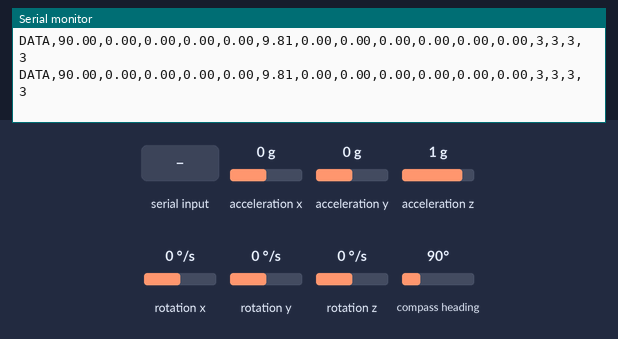
Simulated run of this sketch. Board: Arduino Nano 33 IoT. Parts: the last lines printed to the serial monitor. The test bench sets the inputs (shaded band); at power-on: acceleration x 0 g, acceleration y 0 g, acceleration z 1 g, rotation x 0 °/s, rotation y 0 °/s, rotation z 0 °/s, compass heading 90°.

Above: at 1.8 s.
1.9 s: "GET_OFFSETS\n" received over Serial
3.4 s: "SET_OFFSETS:\n" received over Serial
4.9 s: acceleration x set to -1.4 g
At 5.9 s:
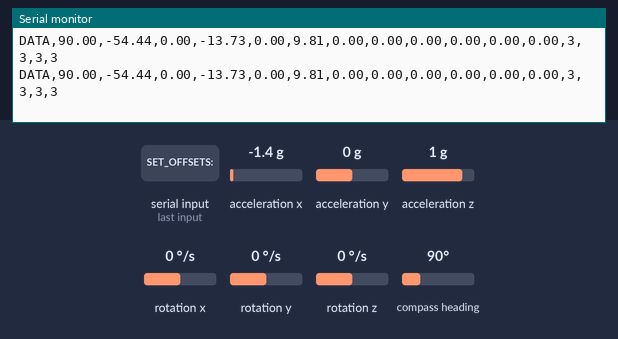
6.4 s: acceleration y set to -1.4 g
At 7.3 s:
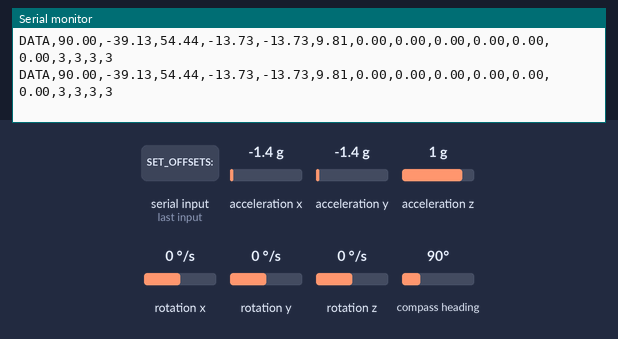
7.9 s: acceleration z set to -1.4 g
At 8.5 s:
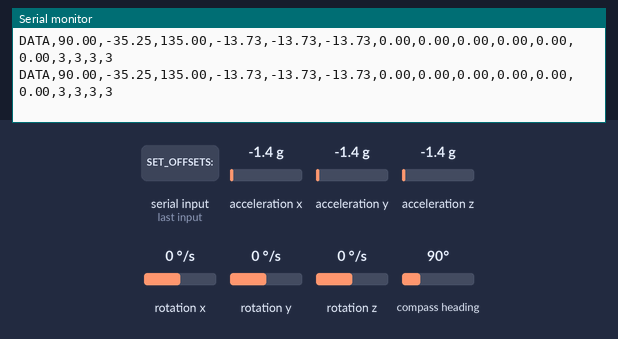
9.4 s: rotation x set to -192 °/s
At 10.0 s:
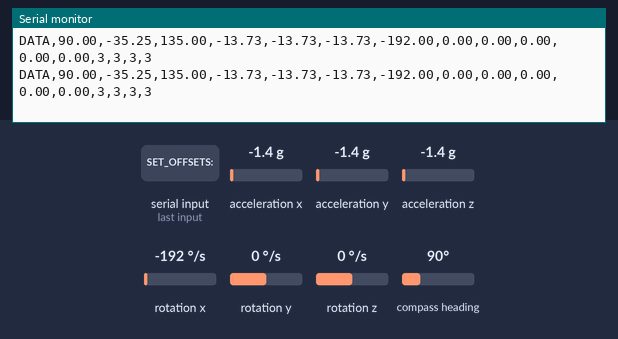
Timing chart, 0 to 11.9 s (numbered marks = the images above; inputs shaded):
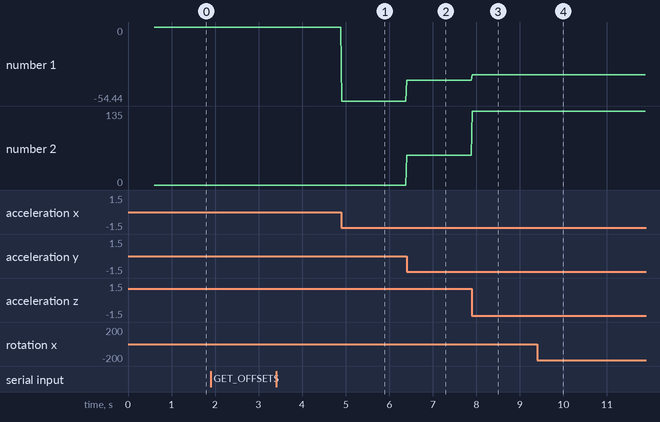

The sketch:

arduino_bno055_sensor.ino
```cpp
/*
 * Arduino BNO055 Sensor Integration for Sensors Lab
 *
 * This sketch provides production-ready integration between Arduino and
 * the Sensors Lab platform. It continuously streams BNO055 sensor data
 * over USB Serial or Bluetooth Low Energy (BLE).
 *
 * Communication Mode:
 *   Set USE_BLE to true for BLE mode, false for Serial mode
 *
 * Hardware Requirements:
 *   - Arduino Nano 33 BLE (required for BLE support)
 *   - BNO055 9-axis IMU sensor breakout board
 *   - USB cable for power (and Serial communication)
 *
 * Wiring (I2C):
 *   BNO055 VIN  -> Arduino 3.3V
 *   BNO055 GND  -> Arduino GND
 *   BNO055 SDA  -> Arduino A4 (SDA)
 *   BNO055 SCL  -> Arduino A5 (SCL)
 *
 * Required Libraries:
 *   - Adafruit BNO055 (Install via Arduino Library Manager)
 *   - Adafruit Unified Sensor (dependency, auto-installed)
 *   - ArduinoBLE (for BLE mode only)
 *
 * Installation:
 * 1. Install libraries: Sketch -> Include Library -> Manage Libraries
 *    Search "Adafruit BNO055" and "ArduinoBLE", click Install
 * 2. Set USE_BLE below to choose communication mode
 * 3. Open this file in Arduino IDE
 * 4. Select: Tools -> Board -> Arduino Nano 33 BLE
 * 5. Select: Tools -> Port -> (your Arduino's port)
 * 6. Click Upload
 *
 * Configuration:
 *   For Serial mode, configure config.json:
 *   {"sensor": {"sensor_type": "arduino", "arduino_port": null}}
 *
 *   For BLE mode, configure config.json:
 *   {"sensor": {"sensor_type": "arduino_ble", "ble_device_name": "BNO055_Sensor"}}
 *
 * Data Format:
 *   CSV format at 50Hz sampling rate
 *   Format: DATA,euler_x,euler_y,euler_z,accel_x,accel_y,accel_z,
 *                gyro_x,gyro_y,gyro_z,lin_x,lin_y,lin_z,
 *                cal_sys,cal_gyro,cal_accel,cal_mag
 *
 * Author: Sensors Lab Team
 * Version: 2.0
 * Date: October 2025
 */

// ============== CONFIGURATION ==============
// Set to true for BLE, false for Serial
#define USE_BLE false
#define BLE_DEVICE_NAME "BNO055_Sensor"
// ==========================================

#include <Wire.h>
#include <Adafruit_Sensor.h>
#include <Adafruit_BNO055.h>
#include <utility/imumaths.h>

#if USE_BLE
#include <ArduinoBLE.h>

// BLE Service and Characteristic UUIDs
#define BLE_SERVICE_UUID "19B10000-E8F2-537E-4F6C-D104768A1214"
#define BLE_DATA_CHAR_UUID "19B10001-E8F2-537E-4F6C-D104768A1214"
#define BLE_COMMAND_CHAR_UUID "19B10002-E8F2-537E-4F6C-D104768A1214"

BLEService sensorService(BLE_SERVICE_UUID);
BLEStringCharacteristic dataCharacteristic(BLE_DATA_CHAR_UUID, BLERead | BLENotify, 100);
BLEStringCharacteristic commandCharacteristic(BLE_COMMAND_CHAR_UUID, BLEWrite, 50);
#endif

// Configuration
#define SERIAL_BAUD 115200
#define SAMPLE_RATE_HZ 50
#define SAMPLE_INTERVAL_MS (1000 / SAMPLE_RATE_HZ)
#define BNO055_SAMPLERATE_DELAY_MS 10 // Minimum delay between sensor reads

// Create BNO055 instance
// Using default I2C address (0x28)
Adafruit_BNO055 bno = Adafruit_BNO055(55);

// Timing
unsigned long lastSampleTime = 0;

// Error tracking
bool sensorInitialized = false;
unsigned long errorCount = 0;

void setup()
{
    // Initialize serial communication (always for debugging)
    Serial.begin(SERIAL_BAUD);

#if !USE_BLE
    // Wait for serial port to connect (Serial mode only)
    while (!Serial)
    {
        delay(10);
    }
#endif

    // Brief startup delay
    delay(500);

#if USE_BLE
    // Initialize BLE
    if (!BLE.begin())
    {
        Serial.println("ERROR: Failed to initialize BLE");
        while (1)
            ; // Halt
    }

    // Set advertised local name and service
    BLE.setLocalName(BLE_DEVICE_NAME);
    BLE.setAdvertisedService(sensorService);

    // Add characteristics to service
    sensorService.addCharacteristic(dataCharacteristic);
    sensorService.addCharacteristic(commandCharacteristic);

    // Add service
    BLE.addService(sensorService);

    // Start advertising
    BLE.advertise();

    Serial.print("BLE device active, name: ");
    Serial.println(BLE_DEVICE_NAME);
#else
    Serial.println("Serial mode active");
#endif

    // Initialize I2C
    Wire.begin();

    // Initialize BNO055 sensor
    sensorInitialized = initializeSensor();

    if (!sensorInitialized)
    {
        // If initialization fails, we'll keep trying in the loop
        Serial.println("ERROR: Sensor initialization failed - will retry");
    }
}

bool initializeSensor()
{
    // Attempt to initialize the BNO055 sensor
    if (!bno.begin())
    {
        return false;
    }

    // Configure sensor for optimal performance
    // Use external crystal for better accuracy
    bno.setExtCrystalUse(true);

    // Brief delay to let sensor stabilize
    delay(100);

    return true;
}

void loop()
{
#if USE_BLE
    // Listen for BLE central connections
    BLEDevice central = BLE.central();

    if (central)
    {
        Serial.print("Connected to central: ");
        Serial.println(central.address());

        while (central.connected())
        {
            // If sensor not initialized, retry
            if (!sensorInitialized)
            {
                sensorInitialized = initializeSensor();
                if (!sensorInitialized)
                {
                    delay(1000);
                    continue;
                }
                Serial.println("STATUS: Sensor initialized successfully");
            }

            // Check for incoming commands
            if (commandCharacteristic.written())
            {
                processCommandBLE();
            }

            // Check if it's time for next sample
            unsigned long currentTime = millis();
            if (currentTime - lastSampleTime >= SAMPLE_INTERVAL_MS)
            {
                lastSampleTime = currentTime;
                streamSensorDataBLE();
            }
        }

        Serial.println("Disconnected from central");
    }
#else
    // Serial mode
    // If sensor not initialized, retry
    if (!sensorInitialized)
    {
        sensorInitialized = initializeSensor();
        if (!sensorInitialized)
        {
            delay(1000); // Wait before retry
            return;
        }
        Serial.println("STATUS: Sensor initialized successfully");
    }

    // Check for incoming commands
    if (Serial.available() > 0)
    {
        processCommand();
    }

    // Check if it's time for next sample
    unsigned long currentTime = millis();
    if (currentTime - lastSampleTime >= SAMPLE_INTERVAL_MS)
    {
        lastSampleTime = currentTime;
        streamSensorData();
    }
#endif
}

void processCommand()
{
    String command = Serial.readStringUntil('\n');
    command.trim();

    if (command == "GET_OFFSETS")
    {
        sendCalibrationOffsets();
    }
    else if (command.startsWith("SET_OFFSETS:"))
    {
        setCalibrationOffsets(command.substring(12));
    }
}

#if USE_BLE
void processCommandBLE()
{
    String command = commandCharacteristic.value();
    command.trim();

    if (command == "GET_OFFSETS")
    {
        sendCalibrationOffsetsBLE();
    }
    else if (command.startsWith("SET_OFFSETS:"))
    {
        setCalibrationOffsets(command.substring(12));
        dataCharacteristic.writeValue("STATUS:Offsets applied successfully");
    }
}
#endif

void sendCalibrationOffsets()
{
    adafruit_bno055_offsets_t offsets;
    if (bno.getSensorOffsets(offsets))
    {
        Serial.print("OFFSETS:");
        Serial.print(offsets.accel_offset_x);
        Serial.print(",");
        Serial.print(offsets.accel_offset_y);
        Serial.print(",");
        Serial.print(offsets.accel_offset_z);
        Serial.print(",");
        Serial.print(offsets.gyro_offset_x);
        Serial.print(",");
        Serial.print(offsets.gyro_offset_y);
        Serial.print(",");
        Serial.print(offsets.gyro_offset_z);
        Serial.print(",");
        Serial.print(offsets.mag_offset_x);
        Serial.print(",");
        Serial.print(offsets.mag_offset_y);
        Serial.print(",");
        Serial.print(offsets.mag_offset_z);
        Serial.print(",");
        Serial.print(offsets.accel_radius);
        Serial.print(",");
        Serial.println(offsets.mag_radius);
    }
    else
    {
        Serial.println("ERROR:Failed to read offsets");
    }
}

#if USE_BLE
void sendCalibrationOffsetsBLE()
{
    adafruit_bno055_offsets_t offsets;
    if (bno.getSensorOffsets(offsets))
    {
        String response = "OFFSETS:";
        response += String(offsets.accel_offset_x) + ",";
        response += String(offsets.accel_offset_y) + ",";
        response += String(offsets.accel_offset_z) + ",";
        response += String(offsets.gyro_offset_x) + ",";
        response += String(offsets.gyro_offset_y) + ",";
        response += String(offsets.gyro_offset_z) + ",";
        response += String(offsets.mag_offset_x) + ",";
        response += String(offsets.mag_offset_y) + ",";
        response += String(offsets.mag_offset_z) + ",";
        response += String(offsets.accel_radius) + ",";
        response += String(offsets.mag_radius);

        dataCharacteristic.writeValue(response);
    }
    else
    {
        dataCharacteristic.writeValue("ERROR:Failed to read offsets");
    }
}
#endif

void setCalibrationOffsets(String offsetData)
{
    // Parse comma-separated offset values
    adafruit_bno055_offsets_t offsets;

    int values[11];
    int index = 0;
    int startPos = 0;

    // Parse comma-separated values
    for (int i = 0; i < 11; i++)
    {
        int commaPos = offsetData.indexOf(',', startPos);
        if (commaPos == -1 && i < 10)
        {
            Serial.println("ERROR:Invalid offset format");
            return;
        }

        String valueStr = (commaPos == -1) ? offsetData.substring(startPos) : offsetData.substring(startPos, commaPos);
        values[i] = valueStr.toInt();
        startPos = commaPos + 1;
    }

    // Assign values to offset structure
    offsets.accel_offset_x = values[0];
    offsets.accel_offset_y = values[1];
    offsets.accel_offset_z = values[2];
    offsets.gyro_offset_x = values[3];
    offsets.gyro_offset_y = values[4];
    offsets.gyro_offset_z = values[5];
    offsets.mag_offset_x = values[6];
    offsets.mag_offset_y = values[7];
    offsets.mag_offset_z = values[8];
    offsets.accel_radius = values[9];
    offsets.mag_radius = values[10];

    // Apply offsets to sensor (setSensorOffsets returns void, not bool)
    bno.setSensorOffsets(offsets);
    Serial.println("STATUS:Offsets applied successfully");
}

void streamSensorData()
{
    // Get calibration status
    uint8_t cal_sys, cal_gyro, cal_accel, cal_mag;
    cal_sys = cal_gyro = cal_accel = cal_mag = 0;
    bno.getCalibration(&cal_sys, &cal_gyro, &cal_accel, &cal_mag);

    // Get Euler angles (orientation in degrees)
    sensors_event_t orientationData;
    bno.getEvent(&orientationData);

    // Get raw acceleration (includes gravity, m/s²)
    imu::Vector<3> accel = bno.getVector(Adafruit_BNO055::VECTOR_ACCELEROMETER);

    // Get gyroscope data (rad/s)
    imu::Vector<3> gyro = bno.getVector(Adafruit_BNO055::VECTOR_GYROSCOPE);

    // Get linear acceleration (gravity removed, m/s²)
    imu::Vector<3> linear_accel = bno.getVector(Adafruit_BNO055::VECTOR_LINEARACCEL);

    // Send data in CSV format
    // Format: DATA,euler_x,euler_y,euler_z,accel_x,accel_y,accel_z,
    //              gyro_x,gyro_y,gyro_z,lin_x,lin_y,lin_z,
    //              cal_sys,cal_gyro,cal_accel,cal_mag
    Serial.print("DATA,");

    // Euler angles (heading, roll, pitch in degrees)
    Serial.print(orientationData.orientation.x, 2);
    Serial.print(",");
    Serial.print(orientationData.orientation.y, 2);
    Serial.print(",");
    Serial.print(orientationData.orientation.z, 2);
    Serial.print(",");

    // Raw acceleration (includes gravity)
    Serial.print(accel.x(), 2);
    Serial.print(",");
    Serial.print(accel.y(), 2);
    Serial.print(",");
    Serial.print(accel.z(), 2);
    Serial.print(",");

    // Gyroscope (angular velocity)
    Serial.print(gyro.x(), 2);
    Serial.print(",");
    Serial.print(gyro.y(), 2);
    Serial.print(",");
    Serial.print(gyro.z(), 2);
    Serial.print(",");

    // Linear acceleration (gravity removed)
    Serial.print(linear_accel.x(), 2);
    Serial.print(",");
    Serial.print(linear_accel.y(), 2);
    Serial.print(",");
    Serial.print(linear_accel.z(), 2);
    Serial.print(",");

    // Calibration status (0-3 for each subsystem)
    Serial.print(cal_sys);
    Serial.print(",");
    Serial.print(cal_gyro);
    Serial.print(",");
    Serial.print(cal_accel);
    Serial.print(",");
    Serial.println(cal_mag);

    // Add minimal delay to ensure stable readings
    delay(BNO055_SAMPLERATE_DELAY_MS);
}

#if USE_BLE
void streamSensorDataBLE()
{
    // Get calibration status
    uint8_t cal_sys, cal_gyro, cal_accel, cal_mag;
    cal_sys = cal_gyro = cal_accel = cal_mag = 0;
    bno.getCalibration(&cal_sys, &cal_gyro, &cal_accel, &cal_mag);

    // Get Euler angles (orientation in degrees)
    sensors_event_t orientationData;
    bno.getEvent(&orientationData);

    // Get raw acceleration (includes gravity, m/s²)
    imu::Vector<3> accel = bno.getVector(Adafruit_BNO055::VECTOR_ACCELEROMETER);

    // Get gyroscope data (rad/s)
    imu::Vector<3> gyro = bno.getVector(Adafruit_BNO055::VECTOR_GYROSCOPE);

    // Get linear acceleration (gravity removed, m/s²)
    imu::Vector<3> linear_accel = bno.getVector(Adafruit_BNO055::VECTOR_LINEARACCEL);

    // Build CSV string
    String data = "DATA,";

    // Euler angles
    data += String(orientationData.orientation.x, 2) + ",";
    data += String(orientationData.orientation.y, 2) + ",";
    data += String(orientationData.orientation.z, 2) + ",";

    // Raw acceleration
    data += String(accel.x(), 2) + ",";
    data += String(accel.y(), 2) + ",";
    data += String(accel.z(), 2) + ",";

    // Gyroscope
    data += String(gyro.x(), 2) + ",";
    data += String(gyro.y(), 2) + ",";
    data += String(gyro.z(), 2) + ",";

    // Linear acceleration
    data += String(linear_accel.x(), 2) + ",";
    data += String(linear_accel.y(), 2) + ",";
    data += String(linear_accel.z(), 2) + ",";

    // Calibration status
    data += String(cal_sys) + ",";
    data += String(cal_gyro) + ",";
    data += String(cal_accel) + ",";
    data += String(cal_mag);

    // Send via BLE
    dataCharacteristic.writeValue(data);

    // Add minimal delay to ensure stable readings
    delay(BNO055_SAMPLERATE_DELAY_MS);
}
#endif
```

Measured:
- after the input at 4.9 s, the serial monitor: prints a new line at once (image 1)
- after the input at 6.4 s, the serial monitor: prints a new line at once (image 2)
- after the input at 7.9 s, the serial monitor: prints a new line at once (image 3)
- after the input at 9.4 s, the serial monitor: prints a new line at once (image 4)
- plotted number 1: 0 → -54.44 after the input at 4.9 s, -54.44 → -39.13 after the input at 6.4 s, -39.13 → -35.25 after the input at 7.9 s
- plotted number 2: 0 → 54.44 after the input at 6.4 s, 54.44 → 135 after the input at 7.9 s
